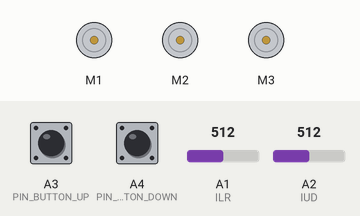
Bench run of a sketch on a simulated Arduino Uno, built with avr-gcc and run on an emulated ATmega328P. Parts: 3 × DC motor (green arrow = forward, orange = backward, longer = faster). Inputs (shaded band) come from the test bench; at power-on: A1 (ILR) = 512, A2 (IUD) = 512, A3 (PIN_BUTTON_UP) HIGH, A4 (PIN_BUTTON_DOWN) HIGH.

Above: at 1.2 s.
1.3 s: A1 (ILR) set to 716
At 2.3 s:
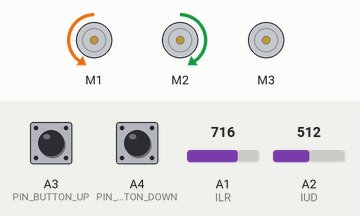
2.9 s: A2 (IUD) set to 716
At 4.0 s:
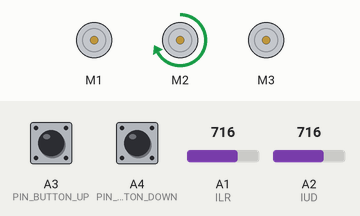
4.5 s: A3 (PIN_BUTTON_UP) pulled LOW for 0.15 s
At 4.73 s:
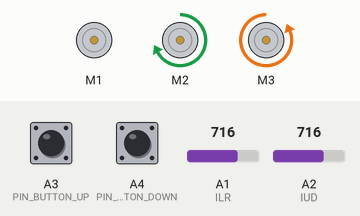
6.3 s: A4 (PIN_BUTTON_DOWN) pulled LOW for 1 s
At 7.2 s:
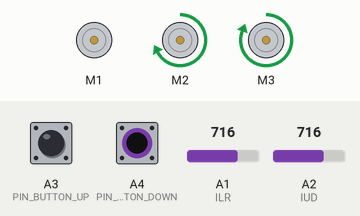
8.9 s: A1 (ILR) set to 900
At 10.2 s:
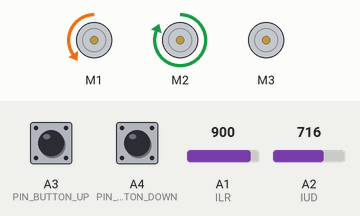
10.5 s: A2 (IUD) set to 900
At 12.0 s:
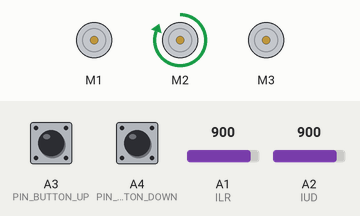
Timing chart, 0 to 13.1 s (numbered marks = the images above; inputs shaded):
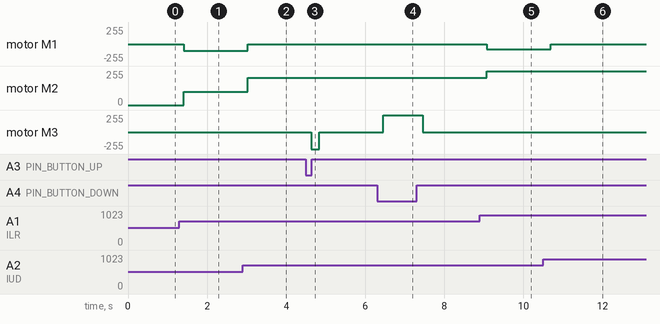

Measured:
- after the input at 1.3 s, motor M1: stopped → backward 101/255 after 0.11 s; motor M2: stopped → forward 101/255 after 0.11 s
- after the input at 2.9 s, motor M1: backward 101/255 → stopped after 0.12 s; motor M2: forward 101/255 → forward 203/255 after 0.13 s
- after the input at 4.5 s, motor M3: stopped → backward 255/255 after 0.14 s, → stopped 0.20 s later
- after the input at 6.3 s, motor M3: stopped → forward 255/255 after 0.15 s, → stopped 1.0 s later
- after the input at 8.9 s, motor M1: stopped → backward 79/255 after 0.17 s; motor M2: forward 203/255 → forward 255/255 after 0.17 s
- after the input at 10.5 s, motor M1: backward 79/255 → stopped after 0.19 s

The sketch:

joy.ino
```cpp
#include <Wire.h>
#include <Adafruit_MotorShield.h>
#include "utility/Adafruit_MS_PWMServoDriver.h"

// Create the motor shield object with the default I2C address
Adafruit_MotorShield AFMS = Adafruit_MotorShield();
// Or, create it with a different I2C address (say for stacking)
// Adafruit_MotorShield AFMS = Adafruit_MotorShield(0x61);

// Select which 'port' M1, M2, M3 or M4. In this case, M1
Adafruit_DCMotor *lMotor = AFMS.getMotor(1);
// You can also make another motor on port M2
Adafruit_DCMotor *rMotor = AFMS.getMotor(2);
// Motor for the cable reel- cable management system
Adafruit_DCMotor *cMotor = AFMS.getMotor(3);


int UD = 0;
int LR = 0;
int LRMID = 0;
int UDMID = 0;
float throttle = 0;
float direction = 0;
const byte PIN_BUTTON_UP = A3;
const byte PIN_BUTTON_DOWN = A4;

  /* Arduino Micro Input Pins */
int IUD=A2;
int ILR=A1;

/*
 * UD minmax [45-1023]
 * LR minmax [6-1023]
 */

 float ud_min = 45;
 float ud_max = 1023;
 float lr_min = 6;
 float lr_max = 1023;
 float max_percent = 0;
 float maxMotorScale = 0;
 float leftMotor = 0;
 float rightMotor = 0;
 float leftMotorScaled = 0;
 float rightMotorScaled = 0;
 float deadZone = 0.1; //10 percent of the full throttle

void setup() {

AFMS.begin();

//calabrate center
  LRMID = analogRead(ILR);
  UDMID = analogRead(IUD);

  // pull the pins high
  pinMode(PIN_BUTTON_UP, INPUT);
  digitalWrite(PIN_BUTTON_UP, HIGH);

  pinMode(PIN_BUTTON_DOWN, INPUT);
  digitalWrite(PIN_BUTTON_DOWN, HIGH);
}

void loop() {
  UD = analogRead(IUD);
  LR = analogRead(ILR);

  /* up or down */
  if(UD < UDMID)
  {
    throttle = (UDMID - UD)/(UDMID-ud_min)*-100.0;
  }
  else
  {
    throttle = (UD - UDMID)/(ud_max - UDMID)*100.0;
  }

  /* left or right */
  if(LR < LRMID)
  {
    direction = (LRMID - LR)/(LRMID-lr_min)*-100.0;
  }
  else
  {
    direction = (LR - LRMID)/(lr_max - LRMID)*100.0;
  }

  //mix throttle and direction
  leftMotor = throttle-direction;
  rightMotor = throttle+direction;

  //choose the max scale value if it is above 1
  maxMotorScale = max(leftMotor,rightMotor);
  maxMotorScale = max(100,maxMotorScale);

  //and apply it to the mixed values
  leftMotorScaled = constrain(leftMotor/maxMotorScale,-1,1);
  rightMotorScaled = constrain(rightMotor/maxMotorScale,-1,1);

  Serial.print("left = ");
  Serial.println(leftMotorScaled*100);

  if(abs(leftMotorScaled) > deadZone)
  {
    if(leftMotorScaled < 0)
    {
      lMotor->setSpeed(leftMotorScaled*-255);
      lMotor->run(BACKWARD);
    }
    else
    {
      lMotor->setSpeed(leftMotorScaled*255);
      lMotor->run(FORWARD);
    }
  }
  else
  {
    lMotor->run(RELEASE);
  }


  Serial.print("right = ");
  Serial.println(rightMotorScaled*100);
  if(abs(rightMotorScaled) > deadZone)
  {
    if(rightMotorScaled < 0)
    {
      rMotor->setSpeed(rightMotorScaled*-255);
      rMotor->run(BACKWARD);
    }
    else
    {
      rMotor->setSpeed(rightMotorScaled*255);
      rMotor->run(FORWARD);
    }
  }
  else
  {
    rMotor->run(RELEASE);
  }

  //handle the cable reel button
  if(digitalRead(PIN_BUTTON_UP) && !digitalRead(PIN_BUTTON_DOWN))
  {
      cMotor->setSpeed(255);
      cMotor->run(FORWARD);
  }
  else if(digitalRead(PIN_BUTTON_DOWN) && !digitalRead(PIN_BUTTON_UP))
  {
      cMotor->setSpeed(255);
      cMotor->run(BACKWARD);
  }
  else
  {
      cMotor->run(RELEASE);
  }

  delay(200);

}
```
